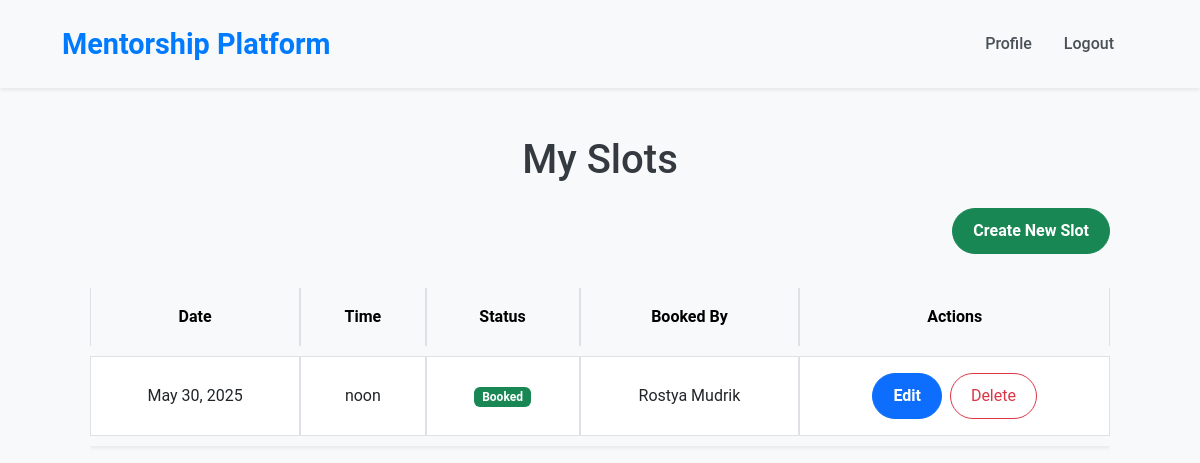
The page /dashboard/mentor-slots/ (signed in) on the database as committed earlier.
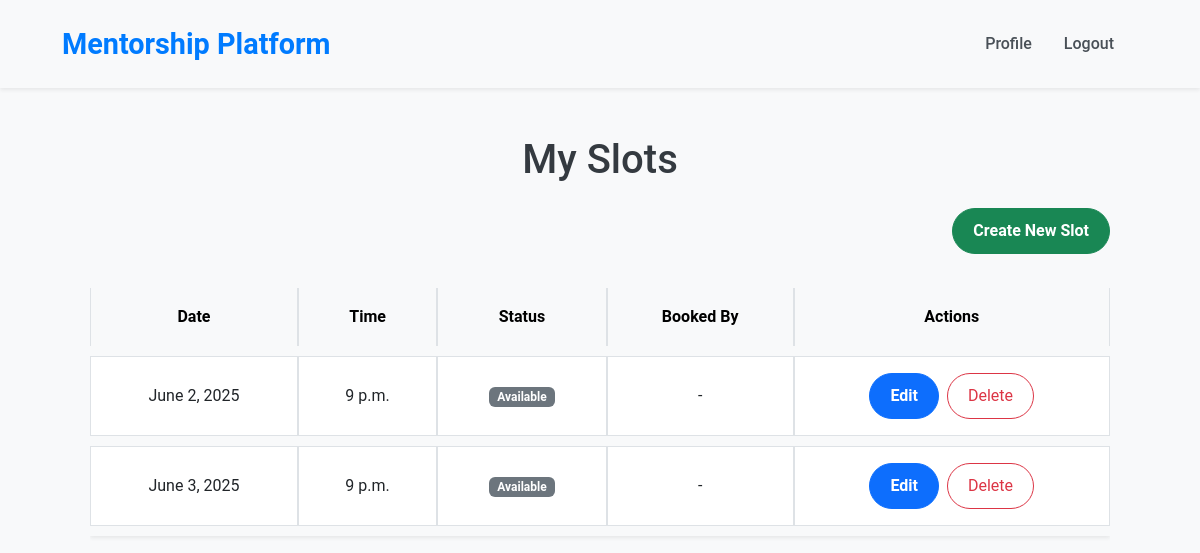
The same page on the database as committed later.
### schedule/models.py (models this page shows, shortened)
class Slot(models.Model):
    mentor = models.ForeignKey(
        User,
        on_delete=models.CASCADE,
        limit_choices_to={'is_mentor': True},
        related_name='mentor_slots'
    )
    user = models.ForeignKey(User, on_delete=models.SET_NULL, null=True, blank=True, related_name='user_bookings')
    date = models.DateField()
    time = models.TimeField()
    is_booked = models.BooleanField(default=False)
    class Meta:
        unique_together = ('mentor', 'date', 'time')

### accounts/models.py (models this page shows, shortened)
class User(AbstractBaseUser, PermissionsMixin):
    username = models.CharField(
        max_length=30,
        unique=True,
        verbose_name="Username"
    )
    first_name = models.CharField(
        max_length=64,
        verbose_name="First Name"
    )
    last_name = models.CharField(
        max_length=64,
        verbose_name="Last Name"
    )
    email = models.EmailField(
        unique=True,
        verbose_name="Email Address"
    )
    is_email_verified = models.BooleanField(default=False)
    phone_number = models.CharField(
        unique=True,
        blank=True,
        null=True,
        verbose_name="Phone Number"
    )
    is_mentor = models.BooleanField(
        default=False,
        verbose_name="Is Mentor"
    )
    is_staff = models.BooleanField(
        default=False,
        verbose_name="Is Staff"
    )
    is_active = models.BooleanField(default=True)
    USERNAME_FIELD = 'username'
    REQUIRED_FIELDS = ['email']
    objects = CustomUserManager()
    def get_full_name(self):
        return f"{self.first_name} {self.last_name}"

### dashboard/views.py (the view)
# urls.py: path('mentor-slots/', views.MentorSlotsView.as_view(), name='mentor-slots'),
class MentorSlotsView(View):
    def get(self, request, *args, **kwargs):
        if not request.user.is_authenticated or not request.user.is_mentor:
            return render(request, '403.html', status=403)
        slots = Slot.objects.filter(mentor=request.user).order_by('date', 'time')
        return render(request, 'schedule/mentor-slots.html', {'slots': slots})

### schedule/templates/schedule/mentor-slots.html
{% extends 'base.html' %}
{% load static %}
{% block content %}
<div class="container mt-5">
    <h1 class="text-center mb-4">My Slots</h1>
    <div class="mb-4 text-end">
        <a href="{% url 'create-slot' %}" class="btn btn-success">Create New Slot</a>
    </div>
    {% if slots %}
        <div class="table-responsive">
            <table class="table table-bordered align-middle text-center shadow-sm" style="border-collapse: separate; border-spacing: 0 10px;">
                <thead class="table-light">
                    <tr style="border: 2px solid #dee2e6;">
                        <th class="px-4 py-3">Date</th>
                        <th class="px-4 py-3">Time</th>
                        <th class="px-4 py-3">Status</th>
                        <th class="px-4 py-3">Booked By</th>
                        <th class="px-4 py-3">Actions</th>
                    </tr>
                </thead>
                <tbody>
                    {% for slot in slots %}
                        <tr style="border: 2px solid #dee2e6; background-color: #fff;">
                            <td class="px-4 py-3 border">{{ slot.date }}</td>
                            <td class="px-4 py-3 border">{{ slot.time }}</td>
                            <td class="px-4 py-3 border">
                                {% if slot.is_booked %}
                                    <span class="badge bg-success">Booked</span>
                                {% else %}
                                    <span class="badge bg-secondary">Available</span>
                                {% endif %}
                            </td>
                            <td class="px-4 py-3 border">
                                {% if slot.is_booked %}
                                    {{ slot.user.get_full_name }}
                                {% else %}
                                    -
                                {% endif %}
                            </td>
                            <td class="px-4 py-3 border">
                                <a href="{% url 'update-slot' slot.id %}" class="btn btn-sm btn-primary me-1">Edit</a>
                                <a href="{% url 'delete-slot' slot.id %}" class="btn btn-sm text-danger border-danger"
                                   onclick="return confirm('Are you sure you want to delete this slot?');">
                                    Delete
                                </a>
                            </td>
                        </tr>
                    {% endfor %}
                </tbody>
            </table>
        </div>
    {% else %}
        <p class="text-center">You haven't created any slots yet.</p>
    {% endif %}
</div>
{% endblock %}

### templates/base.html (shortened to what this page needs)
{% load static %}
<!DOCTYPE html>
<html lang="en">
<head>
    <link href="https://cdn.jsdelivr.net/npm/bootstrap@5.3.0-alpha1/dist/css/bootstrap.min.css" rel="stylesheet">
    <link rel="stylesheet" type="text/css" href="{% static 'css/styles.css' %}">
</head>
<body>
    <nav class="navbar navbar-expand-lg navbar-light bg-light shadow-sm">
        <div class="container">
            <a class="navbar-brand" href="{% url 'index' %}">Mentorship Platform</a>
            <div class="collapse navbar-collapse" id="navbarNav">
                <ul class="navbar-nav ms-auto">
                    {% if user.is_authenticated %}
                        <li class="nav-item me-3">
                            <a class="nav-link btn btn-primary" href="{% url 'profile' %}">Profile</a>
                        </li>
                        <li class="nav-item me-3">
                            <a class="nav-link btn btn-primary" href="{% url 'logout' %}">Logout</a>
                        </li>
                    {% endif %}
                </ul>
            </div>
        </div>
    </nav>
    <div class="container mt-5">
        {% block content %}
        {% endblock %}
    </div>
</body>
</html>

### static/css/styles.css (style rules this page uses)
body { font-family: 'Roboto', sans-serif; background-color: #f8f9fa; color: #343a40; line-height: 1.6; margin: 0; padding: 0; }
.navbar { padding: 1rem 2rem; background-color: #ffffff; box-shadow: 0 4px 10px rgba(0, 0, 0, 0.1); }
.navbar-brand { font-weight: 600; font-size: 1.8rem; color: #007bff; }
.navbar-nav .nav-link { font-weight: 500; color: #495057 !important; font-size: 1rem; }
.btn { border-radius: 25px; padding: 10px 20px; font-size: 1rem; transition: background-color 0.3s, transform 0.3s ease; }
.btn-primary, .btn-success { font-weight: 600; }
.container { padding-left: 30px; padding-right: 30px; }
a { color: #007bff; text-decoration: none; transition: color 0.3s ease; }
.mt-5 { margin-top: 3rem; }
.text-center { text-align: center; }

Rows that differ between the two databases and show on the page:
removed Slot: date "May 30, 2025", time "noon", is_booked "Booked", user.get_full_name "Rostya Mudrik"
added Slot: date "June 2, 2025", time "9 p.m.", is_booked "Available"
added Slot: date "June 3, 2025", time "9 p.m.", is_booked "Available"
